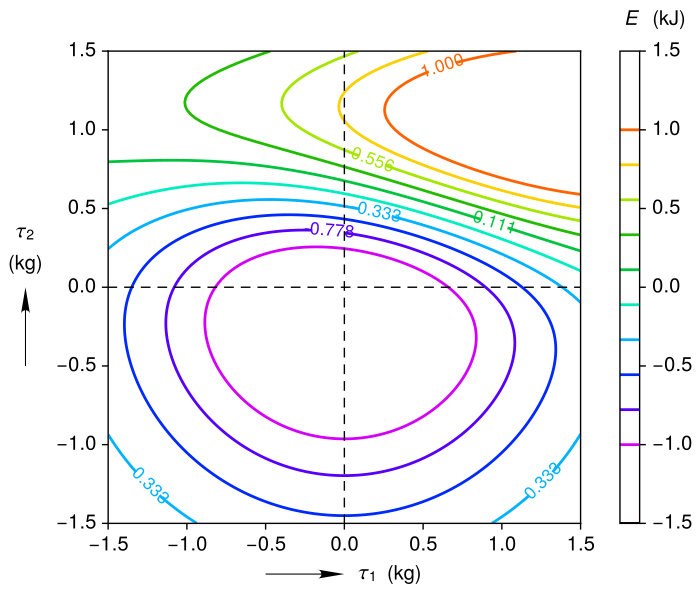

Reproduce this figure in Python.
# -*- coding: utf-8 -*-
"""
Created on Mon May 30 20:59:22 2016

@author: Ben
"""

import clearplot.plot_functions as pf
import numpy as np
import matplotlib.mlab as mlab

#Verification that a line only contour plot works and specify contour 
#levels
delta = 0.025
x = np.arange(-1.5, 1.5 + delta/100, delta)
y = np.arange(-1.5, 1.5 + delta/100, delta)
xa, ya = np.meshgrid(x, y)
r = (xa + 1.5)**2.0 + (ya + 1.5)**2.0
z1 = mlab.bivariate_normal(xa, ya, 1.0, 1.0, 0.0, 0.0)
z2 = mlab.bivariate_normal(xa, ya, 1.5, 0.5, 1, 1)
za = 10.0 * (z2 - z1)
pf.plot_contours('contour_plot-custom_levels', xa, ya, za, \
    ['\tau_1', 'kg'], ['\tau_2', 'kg'], x_tick = 0.5, y_tick = 0.5, \
    c_label = ['E', 'kJ'], plot_type = 'lines', c_lim = [-1.5, 1.5], c_tick = 0.5, \
    cl_levels = np.linspace(-1.0, 1.0, 10), cl_label_fmt = '%.3f')
